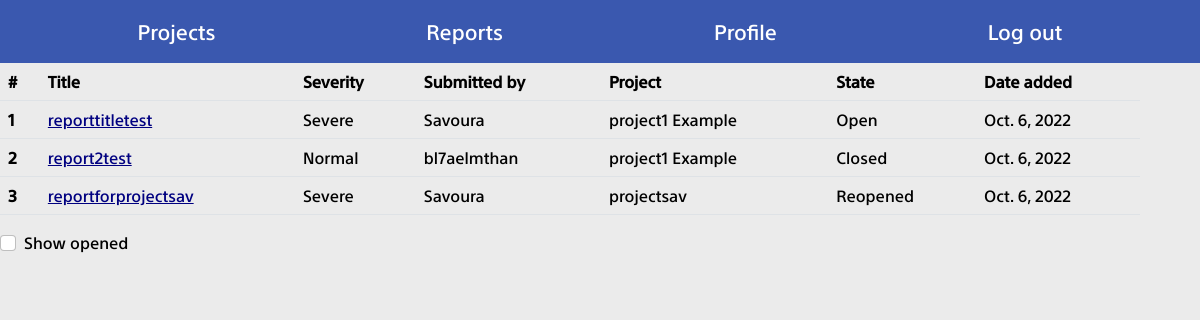
The app's page /reports, older data.
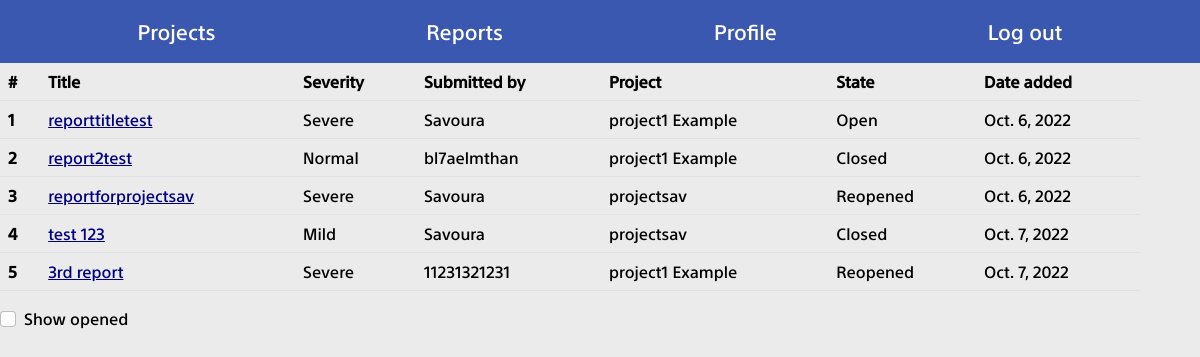
The same page, newer data.
### report/models.py (models this page shows, shortened)
class report(models.Model):
    title = models.CharField(max_length=30)
    options = (
        ("Severe", "severe")
        , ("Normal", "normal")
        , ("Mild", "mild")
    )
    severity = models.CharField(max_length=20, choices=options, default="severe")
    description = models.TextField()
    attachment = models.FileField(upload_to='static/uploads/', blank=True)
    states = (
        ("Open", "open")
        , ("Closed", "closed")
        , ("Reopened", "reopened")
    )
    state = models.CharField(max_length=20, choices=states, default="open")
    date_added = models.DateField()
    reported_by = models.ForeignKey(User, related_name="submitter", on_delete=models.SET_NULL, null=True, blank=True)
    assigned_to = models.ManyToManyField(User, related_name="assign")
    belongs_to = models.ForeignKey(project, on_delete=models.SET_NULL, null=True, blank=True)

### project/models.py (models this page shows, shortened)
class project(models.Model):
	name = models.CharField(max_length = 40)
	date_added = models.DateField()
	bugs_count = models.IntegerField()

### report/views.py (the view)
# urls.py: path('reports' , all_reports , name="reports"),
def all_reports(request):
    reports = report.objects.all()
    context = {"reports": reports}
    if request.method == 'GET' and request.headers.get("ajax") == "true" and request.headers.get(
            "ajaxFunction") == "showOpen" and request.headers.get("method") == "open":
        rep = reports.exclude(state="Closed")
        return reports_collection_to_json(rep)
    elif request.method == 'GET' and request.headers.get("ajax") == "true" and request.headers.get(
            "ajaxFunction") == "showOpen" and request.headers.get("method") == "all":
        return reports_collection_to_json(reports)
    return render(request, "reports.html", context)

### templates/reports.html (shortened to what this page needs)
{% extends "base.html" %}
{% load static %}
{% block css_files %}
    <link rel="stylesheet" href="{% static 'bootstrap.min.css' %}">
    <link rel="stylesheet" href="{% static 'base.css' %}">
    <link rel="stylesheet" href="{% static 'home.css' %}">
{% endblock %}
{% block content %}
    <table class="table">
        <thead>
        <tr>
            <th scope="col">#</th>
            <th scope="col">Title</th>
            <th scope="col">Severity</th>
            <th scope="col">Submitted by</th>
            <th scope="col">Project</th>
            <th scope="col">State</th>
            <th scope="col">Date added</th>
        </tr>
        </thead>
        <tbody id="table_body">
        {% for report in reports %}
            <tr>
                <th scope="row"> {{ forloop.counter }}</th>
                <td><a href="{% url 'reports' %}/{{ report.id }}" class="a_color">{{ report.title }}</a></td>
                <td>{{ report.severity }}</td>
                <td>{{ report.reported_by }}</td>
                <td>{{ report.belongs_to.name }}</td>
                <td>{{ report.state }}</td>
                <td>{{ report.date_added }}</td>
            </tr>
        {% endfor %}
        </tbody>
    </table>
    <div class="form-check">
        <input class="form-check-input" type="checkbox" value="" id="openfilter">
        <label class="form-check-label" for="flexCheckDefault">
            Show opened
        </label>
    </div>
{% endblock %}

### templates/base.html (shortened to what this page needs)
<html>
<head>
	{% load static %}
	{% block css_files %}{% endblock %}
</head>
<body>
	<nav class="navbar navbar-expand-lg bg-light">
  <div class="container-fluid">
    <div class="collapse navbar-collapse" id="navbarTogglerDemo01">
      <ul class="navbar-nav me-auto mb-2 mb-lg-0">
        <li class="nav-item">
          <a href="{% url 'home' %}" id="go_projects" class="nav-link active">Projects</a>
        </li>
        <li class="nav-item">
          <a href="{% url 'reports' %}" class="nav-link">Reports</a>
        </li>
        <li class="nav-item">
          <a class="nav-link ">Profile</a>
        </li>
         <li class="nav-item">
          <a href="{% url 'logout' %}" class="nav-link ">Log out</a>
        </li>
      </ul>
    </div>
  </div>
</nav>
	<div id="additional" class="container">
		{% block content %}
		{% endblock %}
	</div>
</body>
</html>

### static/base.css (style rules this page uses)
* { margin: 0; padding: 0; font-family: sst !important; color: black; }
.navbar , .container-fluid { background-color: #3A58AF !important; }
.a_color { color: #000080 !important; }
.navbar-nav { font-size: 130%; width: 80%; display: flex; margin: auto; justify-content: space-between; align-items: center; }
a { color: white !important; cursor: pointer; }

### static/home.css (style rules this page uses)
* { margin: 0; padding: 0; font-family: 'Merriweather Sans', sans-serif; font-family: 'Montserrat', sans-serif; color: black; }
#additional { margin: 0 !important; padding: 0 !important; }
tr { align-items: center; }
body { background-color: #EBEBEB; }

Row changes from the older to the newer data that the page shows:
added report: title "test 123", severity "Mild", reported_by "Savoura", belongs_to.name "projectsav", state "Closed", date_added "Oct. 7, 2022"
added report: title "3rd report", severity "Severe", reported_by "11231321231", belongs_to.name "project1 Example", state "Reopened", date_added "Oct. 7, 2022"
